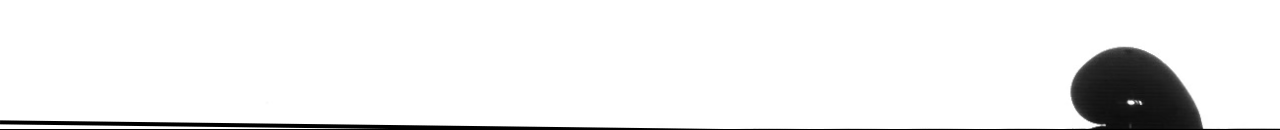
#> input picture src/PyThon/ContactAngle/BaseLine/doc/rotationweirdartifacts.png, 1280 x 130 px
$ python -i BaseNormalizer.py   (imports and definitions only)
#> lines starting #> are read from the running program, lines starting #| are printed output that depends on the picture; after the words box and inside, x2 and y2 are one past the last pixel; in counts of white or black regions, pixels touching at a corner belong together
from multiprocessing import pool
import  os
import  cv2
import  shutil
import  tqdm
import  glob
import  subprocess
import  multiprocessing

import  numpy               as      np
import matplotlib
# [1 line not run here, left out]
import matplotlib.pyplot as plt
from    skimage.measure     import  ransac, LineModelND

import sys
# Add the absolute path to the ./src folder
sys.path.append(os.path.abspath(os.path.join(os.path.dirname(__file__), '../../', 'FFMpeg')))
from Jpg2Video import create_video_from_images

def fit_and_rotate_image(image_path: os.PathLike,
                         experiment: str = None,
                         results: bool = True,
                         focus_ratio: float = 0.3) -> tuple[float, tuple, np.ndarray]:
    """
    Fits a robust line to the bottom edges of an image and rotates the image to level the surface.

    Args:
        image_path (os.PathLike): Path to the input image.
        experiment (str, optional): Experiment name for saving results.
        results (bool, optional): If True, saves a diagnostic plot.
        focus_ratio (float, optional): Portion of the image height to analyze from the bottom. Default 0.3.

    Returns:
        tuple:
            - angle (float): Rotation angle in degrees.
            - image_shape (tuple): Original image shape.
            - rotated_image (np.ndarray): Rotated image.

    <img src="https://raw.githubusercontent.com/YassinRiyazi/Main/refs/heads/main/src/PyThon/ContactAngle/BaseLine/doc/result.png" alt="Italian Trulli">

    """
#> called with image_path = 'doc/rotationweirdartifacts.png', results = True, focus_ratio = 0.3
    # image = cv2.imread(image_path, cv2.IMREAD_GRAYSCALE)
    # # loc_image = image[:, :-410]

    # # Detect edges using Canny
    # edges = cv2.Canny(image, 50, 150)

    # # Get edge coordinates
    # y_indices, x_indices = np.where(edges > 0)
    # points = np.column_stack((x_indices, y_indices))

    # # Apply RANSAC to fit a line
    # model, inliers = ransac(points, LineModelND, min_samples=2, residual_threshold=2, max_trials=1000)

    # # Get line parameters
    # line_x = np.array([min(x_indices), max(x_indices)])
    # line_y = model.predict_y(line_x)

    # # Compute angle of rotation
    # dx = line_x[1] - line_x[0]
    # dy = line_y[1] - line_y[0]
    # angle = np.degrees(np.arctan2(dy, dx))
    # # Rotate image to level the line
    # (h, w) = image.shape[:2]
    # center = (w // 2, h // 2)
    # rotation_matrix = cv2.getRotationMatrix2D(center, angle, 1.0)
    # rotated_image = cv2.warpAffine(image, rotation_matrix, (w, h), flags=cv2.INTER_LINEAR, borderMode=cv2.BORDER_CONSTANT, borderValue=255)
    # Load grayscale image
    image = cv2.imread(image_path, cv2.IMREAD_GRAYSCALE)
#> image is the input picture: shape (130, 1280); min 0, max 255, mean 238.7
    h, w = image.shape[:2]
#> h = 130; w = 1280

    # Focus on the bottom region
    focus_height = int(h * focus_ratio)
#> focus_height = 39
    bottom_region = image[h - focus_height:h, :]

    # Preprocess to stabilize edges
    blurred = cv2.GaussianBlur(bottom_region, (5, 5), 0)
    edges = cv2.Canny(blurred, 50, 150)

    # Get edge coordinates
    y_indices, x_indices = np.where(edges > 0)
#> y_indices = 1862 values from 0 to 37; x_indices = 1862 values, max 1279 at index 1861, min 0 at index 121, mean 515.7
    if len(x_indices) < 2:
        raise ValueError(f"Not enough edge points detected in {image_path}")
    points = np.column_stack((x_indices, y_indices))
#> points = 1862 pairs, first value 0 to 1279, second value 0 to 37

    # Fit robust line using RANSAC
    model, inliers = ransac(
        points, LineModelND,
        min_samples=2,
        residual_threshold=1.0,  # tighter fit
        max_trials=5000          # more attempts
    )

    # Compute line endpoints
    line_x = np.array([min(x_indices), max(x_indices)])
#> line_x = [0, 1279]
    line_y = model.predict_y(line_x)
#> line_y = [34.43, 37.75]

    # Adjust for cropped region
    line_y += (h - focus_height)
#> line_y = [125.4, 128.7]

    # Compute angle
    dx = line_x[1] - line_x[0]
#> dx = 1279
    dy = line_y[1] - line_y[0]
#> dy = 3.32
    angle = np.degrees(np.arctan2(dy, dx))
#> angle = 0.149

    # Rotate around bottom-center to preserve surface alignment
    center = (w // 2, h - 1)
#> center = (640, 129)
    rotation_matrix = cv2.getRotationMatrix2D(center, angle, 1.0)
#> rotation_matrix = [[1, 0.00259, -0.333], [-0.00259, 1, 1.66]]
    rotated_image = cv2.warpAffine(image, rotation_matrix, (w, h),
                                   flags=cv2.INTER_LINEAR,
                                   borderMode=cv2.BORDER_CONSTANT,
                                   borderValue=255)
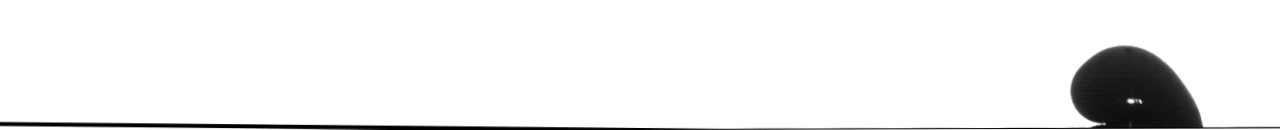
#> rotated_image: shape (130, 1280); min 0, max 255, mean 239.4
    # Optional visualization
    if results:

        plt.figure(figsize=(10, 5))
        plt.subplot(1, 2, 1)
        plt.imshow(image, cmap='gray')
        plt.plot(line_x, line_y, color='red', linewidth=2)
        plt.title("Detected Line")
        plt.subplot(1, 2, 2)
        plt.imshow(rotated_image, cmap='gray')
        plt.title("Rotated Image")
        save_dir = os.path.join(os.path.dirname(image_path), "rotation")
        os.makedirs(save_dir, exist_ok=True)
        plt.savefig(os.path.join(save_dir, "result.png"), dpi=300)
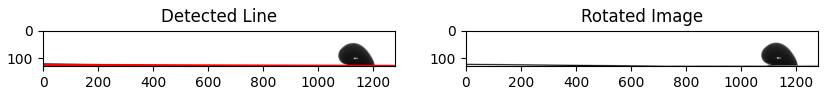
#> figure drawn by matplotlib, 2 panels
        plt.close()

    return angle, image.shape, rotated_image

# [56 lines left out: functions fit_image, line_finder, not called in this run]


import sys
sys.path.append(os.path.abspath(os.path.join(os.path.dirname(__file__), '../', )))
from BottomRowUnifier import bottom_row_unifierGRAY, bottom_row_unifier
# [65 lines left out: functions process_image, folderBaseLineNormalizer, not called in this run]


# [22 lines not run here, left out]
        # break

    # angle, imageDim, rotated_image = fit_and_rotate_image("/media/d2u25/Dont/frames/280/S2-SNr2.1_D/T528_01/frame_000001.png", "T738_01", results=True)
    # print(f"Rotation angle: {angle} degrees")


    # '/media/d2u25/Dont/frames_rotated_rotated/285/S3-SNr3.06_D/T547_12'
    #  /media/d2u25/Dont/frames_rotated_rotated/280/S2-SNr2.1_D/T528_15

>>> result = fit_and_rotate_image('doc/rotationweirdartifacts.png')

$ run again, on src/PyThon/ContactAngle/CaMeasurer/doc/Receding_pixel_selection_Euclidean_advacingPoints150.png
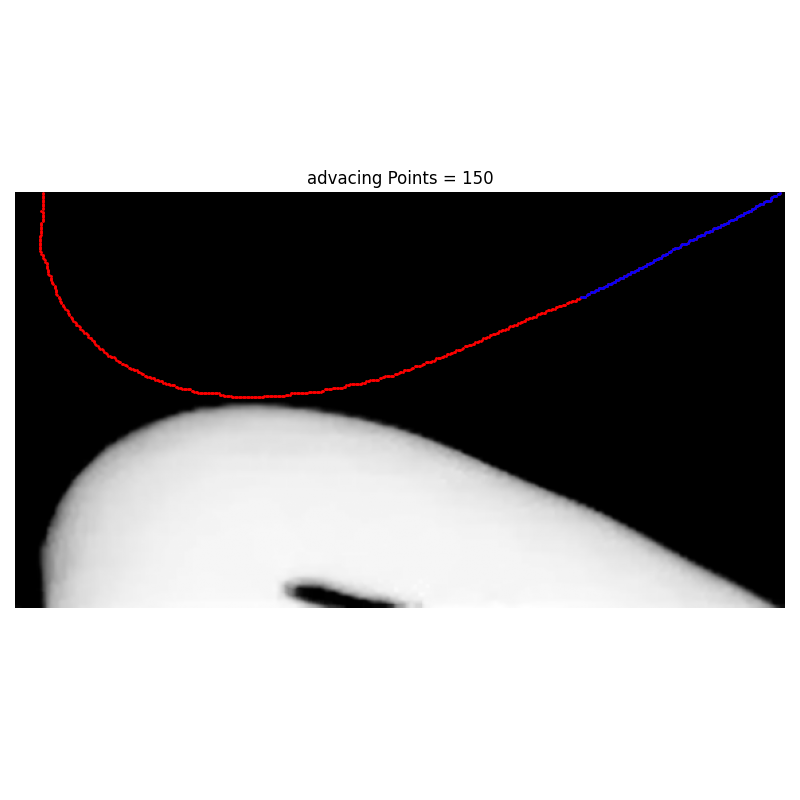
#> input picture src/PyThon/ContactAngle/CaMeasurer/doc/Receding_pixel_selection_Euclidean_advacingPoints150.png, 800 x 800 px
#> in fit_and_rotate_image, `edges = cv2.Canny(blurred, 50, 150)`:
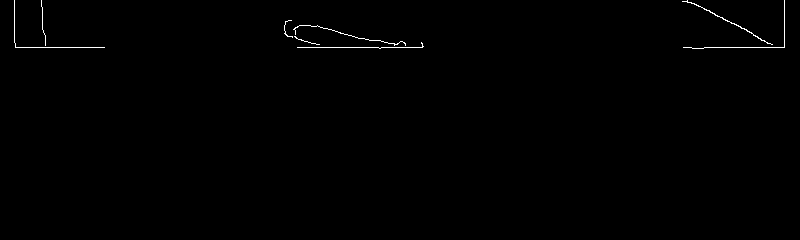
#> edges: shape (240, 800); 0.41% white in thin lines or dots, all inside (x1, y1, x2, y2) = (14, 0, 785, 49)
#> y_indices = 781 values from 0 to 48; x_indices = 781 values, max 784 at index 3, min 14 at index 0, mean 414
#> points = 781 pairs, first value 14 to 784, second value 0 to 48
#> line_x = [14, 784]
#> in fit_and_rotate_image, `line_y = model.predict_y(line_x)`: line_y = [47, 47]
#> in fit_and_rotate_image, `line_y += (h - focus_height)`: line_y = [607, 607]
#> dx = 770
#> dy = 0
#> rotation_matrix = [[1, 0, 0], [0, 1, 0]]
#> in fit_and_rotate_image, `plt.savefig(os.path.join(save_dir, "result.png"), dpi=300)`:
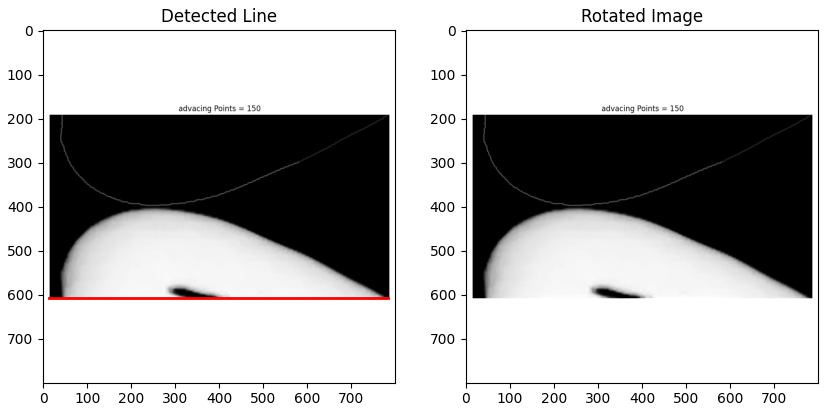
#> figure drawn by matplotlib, 2 panels

$ run again, on src/PyThon/ContactAngle/DropDetection/doc/002667.jpg
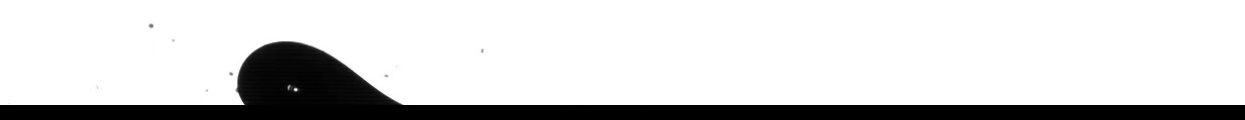
#> input picture src/PyThon/ContactAngle/DropDetection/doc/002667.jpg, 1245 x 120 px
#> in fit_and_rotate_image, image is the input picture: shape (120, 1245); min 0, max 255, mean 211.7
#> y_indices = 1196 values from 0 to 21; x_indices = 1196 values, max 1244 at index 1178, min 0 at index 107, mean 634.1
#> points = 1196 pairs, first value 0 to 1244, second value 0 to 21
#> line_x = [0, 1244]
#> in fit_and_rotate_image, `line_y = model.predict_y(line_x)`: line_y = [20, 20]
#> in fit_and_rotate_image, `line_y += (h - focus_height)`: line_y = [104, 104]
#> dx = 1244
#> dy = 0
#> rotation_matrix = [[1, 0, 0], [0, 1, 0]]
#> in fit_and_rotate_image, `plt.savefig(os.path.join(save_dir, "result.png"), dpi=300)`:
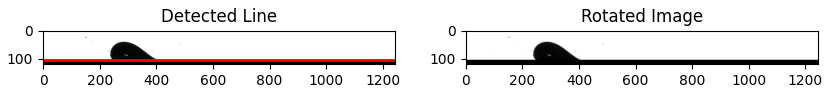
#> figure drawn by matplotlib, 2 panels
